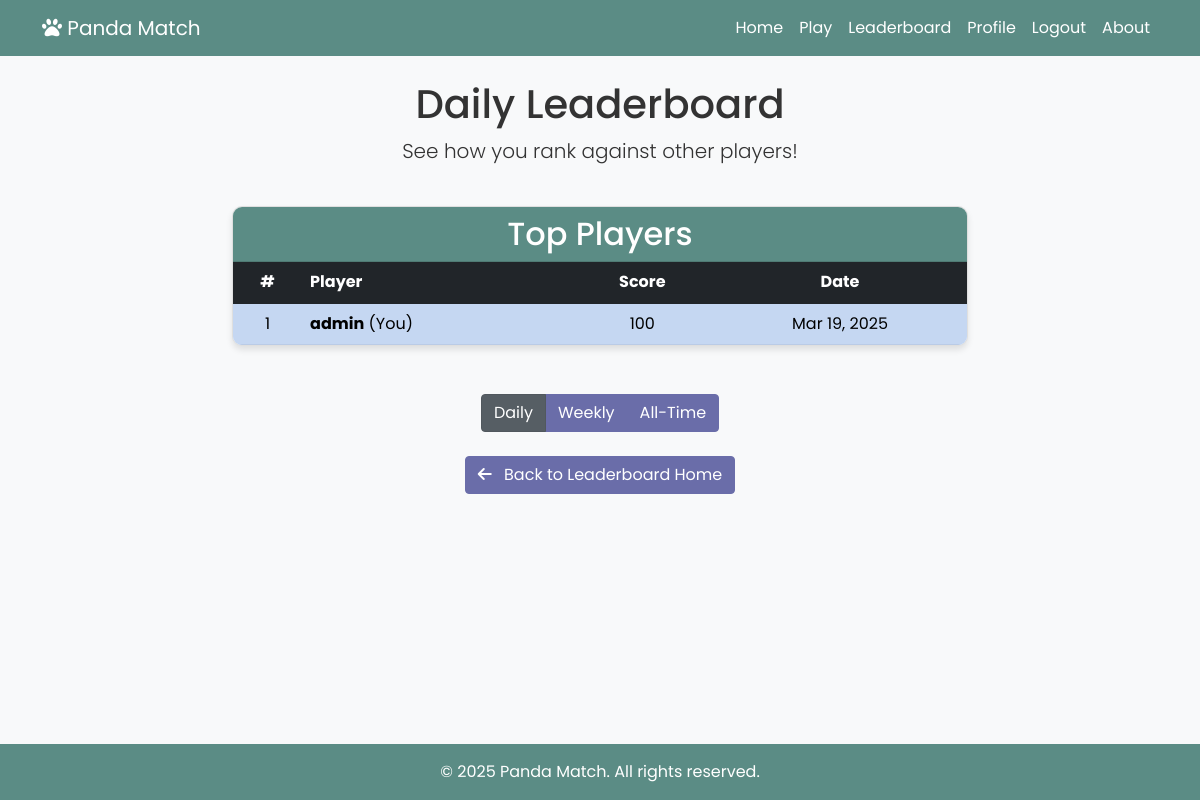
Before: /leaderboard/daily/ (signed in) with the older database file.
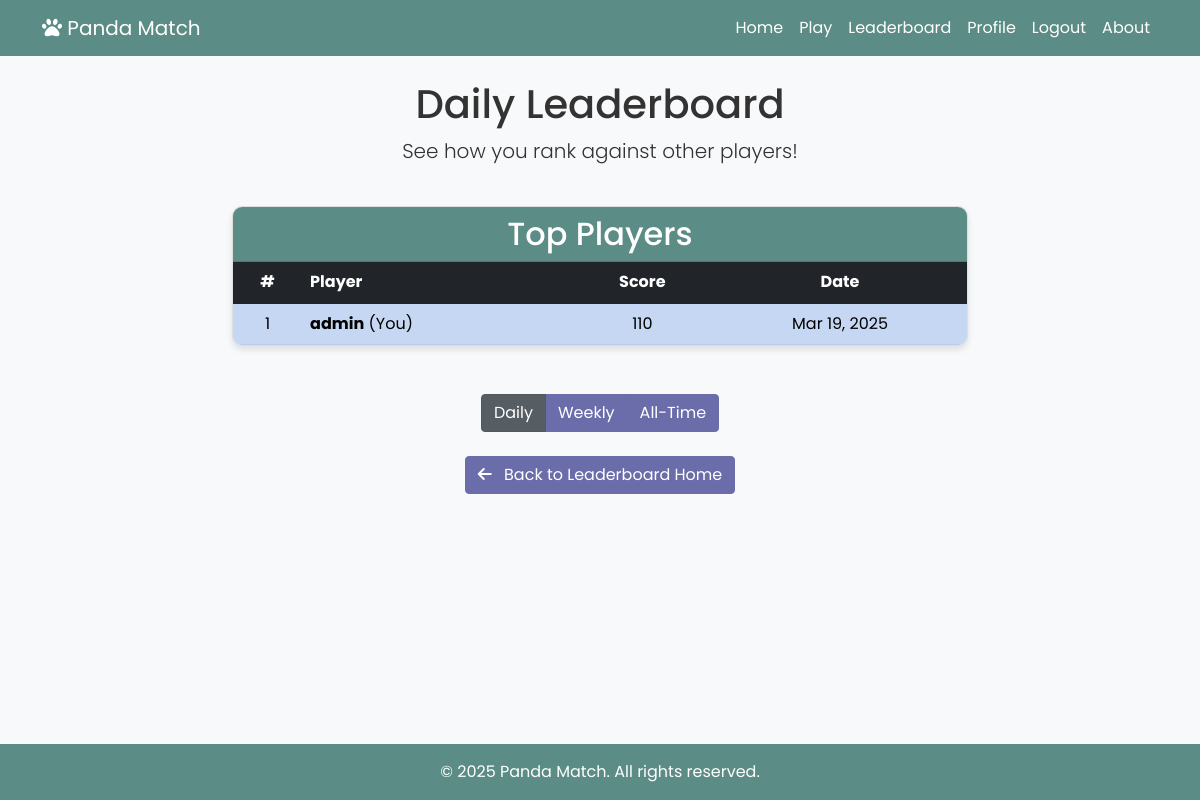
After: the same page with the newer database file.
### leaderboard/models.py (models this page shows, shortened)
class Leaderboard(models.Model):
    PERIOD_CHOICES = [
        ('daily', 'Daily'),
        ('weekly', 'Weekly'),
        ('all_time', 'All Time'),
    ]
    player = models.ForeignKey(Player, on_delete=models.CASCADE)
    score = models.IntegerField(default=0)
    period = models.CharField(max_length=10, choices=PERIOD_CHOICES)
    date_recorded = models.DateField(auto_now_add=True)
    class Meta:
        unique_together = ['player', 'period', 'date_recorded']
        indexes = [
            models.Index(fields=['period', 'score']),
            models.Index(fields=['date_recorded']),
        ]

### accounts/models.py (models this page shows, shortened)
class Player(models.Model):
    user = models.OneToOneField(User, on_delete=models.CASCADE, related_name='player')
    score = models.IntegerField(default=0)
    level_progress = models.IntegerField(default=1)

### leaderboard/views.py (the view)
# urls.py: path('daily/', views.daily_leaderboard, name='daily_leaderboard'),
@login_required
def daily_leaderboard(request):
    today = timezone.now().date()
    top_players = Leaderboard.objects.filter(
        period='daily',
        date_recorded=today
    ).order_by('-score')[:10]
    player_rank = None
    player_entry = Leaderboard.objects.filter(
        period='daily',
        date_recorded=today,
        player=request.user.player
    ).first()
    if player_entry:
        higher_scores = Leaderboard.objects.filter(
            period='daily',
            date_recorded=today,
            score__gt=player_entry.score
        ).count()
        player_rank = higher_scores + 1
    context = {
        'leaderboard_type': 'Daily',
        'top_players': top_players,
        'player_rank': player_rank,
        'player_entry': player_entry
    }
    return render(request, 'leaderboard/leaderboard.html', context)

### templates/leaderboard/leaderboard.html (shortened to what this page needs)
{% extends 'base.html' %}
{% block content %}
<div class="row mb-4">
    <div class="col-12 text-center">
        <h1>{{ leaderboard_type }} Leaderboard</h1>
        <p class="lead">See how you rank against other players!</p>
    </div>
</div>
<div class="row mb-5">
    <div class="col-md-8 mx-auto">
        <div class="card">
            <div class="card-header">
                <h2 class="text-center mb-0">Top Players</h2>
            </div>
            <div class="card-body p-0">
                <table class="table table-hover table-striped mb-0">
                    <thead class="table-dark">
                        <tr>
                            <th scope="col" class="text-center">#</th>
                            <th scope="col">Player</th>
                            <th scope="col" class="text-center">Score</th>
                            {% if leaderboard_type != "All Time" %}
                            <th scope="col" class="text-center">Date</th>
                            {% endif %}
                        </tr>
                    </thead>
                    <tbody>
                        {% for entry in top_players %}
                        <tr {% if entry.player == user.player %}class="table-primary"{% endif %}>
                            <td class="text-center">{{ forloop.counter }}</td>
                            <td>
                                {% if entry.player == user.player %}
                                <strong>{{ entry.player.user.username }}</strong> (You)
                                {% else %}
                                {{ entry.player.user.username }}
                                {% endif %}
                            </td>
                            <td class="text-center">{{ entry.score }}</td>
                            {% if leaderboard_type != "All Time" %}
                            <td class="text-center">{{ entry.date_recorded|date:"M d, Y" }}</td>
                            {% endif %}
                        </tr>
                        {% empty %}
                        <tr>
                            <td colspan="4" class="text-center">No players on the leaderboard yet.</td>
                        </tr>
                        {% endfor %}
                    </tbody>
                </table>
            </div>
        </div>
    </div>
</div>
<div class="row mb-4">
    <div class="col-12 text-center">
        <div class="btn-group" role="group">
            <a href="{% url 'daily_leaderboard' %}" class="btn btn-secondary {% if leaderboard_type == 'Daily' %}active{% endif %}">Daily</a>
            <a href="{% url 'weekly_leaderboard' %}" class="btn btn-secondary {% if leaderboard_type == 'Weekly' %}active{% endif %}">Weekly</a>
            <a href="{% url 'all_time_leaderboard' %}" class="btn btn-secondary {% if leaderboard_type == 'All Time' %}active{% endif %}">All-Time</a>
        </div>
    </div>
</div>
<div class="row">
    <div class="col-12 text-center">
        <a href="{% url 'leaderboard_home' %}" class="btn btn-secondary">
            <i class="fas fa-arrow-left me-2"></i> Back to Leaderboard Home
        </a>
    </div>
</div>
{% endblock %}

Changed rows visible on the page:
changed Leaderboard "Daily": score "100" → "110"
